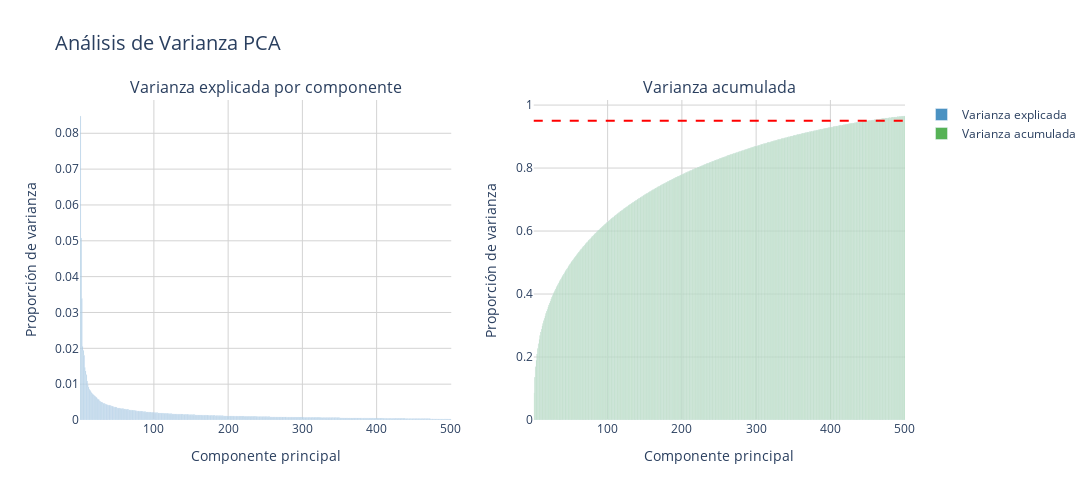

The code cell stored with this chart in its notebook:
### Code cell
import plotly.express as px
import plotly.graph_objects as go
from plotly.subplots import make_subplots
import pandas as pd

# Obtener varianzas
var_explicada = X_train_pca.explained_variance_ratio_ 
var_acumulada = np.cumsum(var_explicada)

# Crear DataFrames para Plotly
df_var_explicada = pd.DataFrame({
    'Componente': range(1, len(var_explicada)+1),
    'Varianza': var_explicada
})

df_var_acumulada = pd.DataFrame({
    'Componente': range(1, len(var_acumulada)+1),
    'Varianza': var_acumulada
})

# Crear subplots usando Plotly Express
fig = make_subplots(rows=1, cols=2, subplot_titles=('Varianza explicada por componente', 'Varianza acumulada'))

# Varianza explicada
fig.add_trace(
    go.Bar(
        x=df_var_explicada['Componente'], 
        y=df_var_explicada['Varianza'], 
        name='Varianza explicada',
        marker_color='#1f77b4',  # Azul más oscuro
        opacity=0.8
    ),
    row=1, col=1
)

# Varianza acumulada
fig.add_trace(
    go.Bar(
        x=df_var_acumulada['Componente'], 
        y=df_var_acumulada['Varianza'], 
        name='Varianza acumulada',
        marker_color='#2ca02c',  # Verde más oscuro
        opacity=0.8
    ),
    row=1, col=2
)

# Agregar línea de 95% de varianza
fig.add_hline(
    y=0.95, 
    line_dash="dash", 
    line_color="red",
    line_width=2,
    row=1, 
    col=2
)

# Actualizar layout
fig.update_layout(
    height=500,
    width=1200,
    showlegend=True,
    title_text="Análisis de Varianza PCA",
    title_font_size=20,
    plot_bgcolor='white',
    paper_bgcolor='white',
    xaxis_title="Componente principal",
    yaxis_title="Proporción de varianza",
    xaxis2_title="Componente principal",
    yaxis2_title="Proporción de varianza",
    font=dict(size=12),
    margin=dict(t=100)
)

# Actualizar ejes para mejor visualización
fig.update_xaxes(showgrid=True, gridwidth=1, gridcolor='LightGray')
fig.update_yaxes(showgrid=True, gridwidth=1, gridcolor='LightGray')

fig.show()

### Figure 1 — Plotly figure (JSON) as saved in the notebook; plotly's stock layout.template omitted (floating-point values rounded to 4 significant figures; data arrays with more than 128 entries replaced by an {"elided": "..."} marker saying what was removed)
{"data": [{"marker": {"color": "#1f77b4"}, "name": "Varianza explicada", "opacity": 0.8, "type": "bar", "x": {"elided": "500 int values"}, "xaxis": "x", "y": {"elided": "500 float values"}, "yaxis": "y"}, {"marker": {"color": "#2ca02c"}, "name": "Varianza acumulada", "opacity": 0.8, "type": "bar", "x": {"elided": "500 int values"}, "xaxis": "x2", "y": {"elided": "500 float values"}, "yaxis": "y2"}], "layout": {"annotations": [{"font": {"size": 16}, "showarrow": false, "text": "Varianza explicada por componente", "x": 0.225, "xanchor": "center", "xref": "paper", "y": 1, "yanchor": "bottom", "yref": "paper"}, {"font": {"size": 16}, "showarrow": false, "text": "Varianza acumulada", "x": 0.775, "xanchor": "center", "xref": "paper", "y": 1, "yanchor": "bottom", "yref": "paper"}], "font": {"size": 12}, "height": 500, "margin": {"t": 100}, "paper_bgcolor": "white", "plot_bgcolor": "white", "shapes": [{"line": {"color": "red", "dash": "dash", "width": 2}, "type": "line", "x0": 0, "x1": 1, "xref": "x2 domain", "y0": 0.95, "y1": 0.95, "yref": "y2"}], "showlegend": true, "title": {"font": {"size": 20}, "text": "Análisis de Varianza PCA"}, "width": 1200, "xaxis": {"anchor": "y", "domain": [0, 0.45], "gridcolor": "LightGray", "gridwidth": 1, "showgrid": true, "title": {"text": "Componente principal"}}, "xaxis2": {"anchor": "y2", "domain": [0.55, 1], "gridcolor": "LightGray", "gridwidth": 1, "showgrid": true, "title": {"text": "Componente principal"}}, "yaxis": {"anchor": "x", "domain": [0, 1], "gridcolor": "LightGray", "gridwidth": 1, "showgrid": true, "title": {"text": "Proporción de varianza"}}, "yaxis2": {"anchor": "x2", "domain": [0, 1], "gridcolor": "LightGray", "gridwidth": 1, "showgrid": true, "title": {"text": "Proporción de varianza"}}}}
